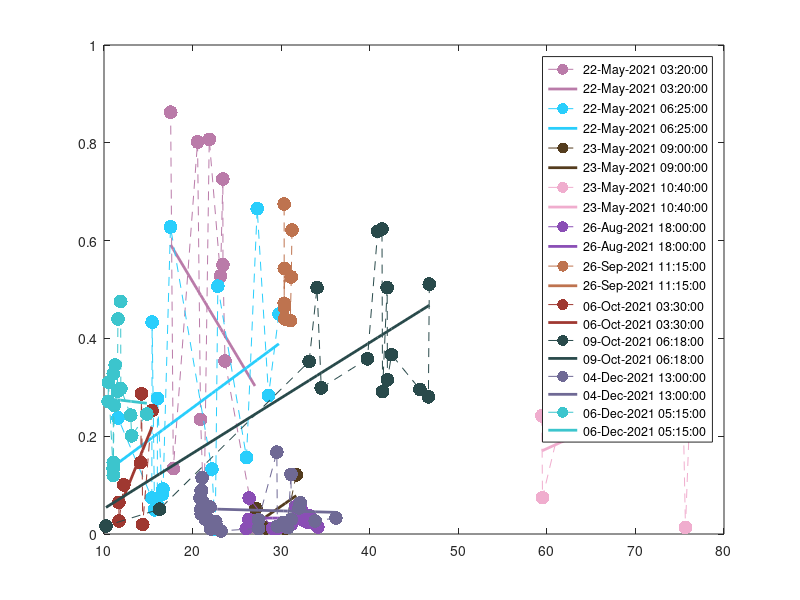

The MATLAB script that drew this image:
load('polarisation_array_V03.mat');
rtt=polarr(:,4);
pi=1;
ska={};
reduced = [];
ipi = 1;
slopes=[];
for i=1:142
    disp(24*60*60*(rtt(i)-rtt(pi)))
if floor(24*6000*(rtt(i)-rtt(pi)))~=0
    figure(2)
    v = rand(3,1);
    x=polarr(pi:i-1,3);
    y=polarr(pi:i-1,1);
    plot(x,y,"Marker",".","MarkerSize",30,"LineStyle",'--',"DisplayName",datestr(rtt(pi)),'Color',v)
    [c,s] = polyfit(x,y,1);
    ska{ipi}=s;
    y_est = polyval(c,x);
    % Add trend line to plot
    hold on
    plot(x,y_est,'LineWidth',2,"DisplayName",datestr(rtt(pi)),'Color',v)
    %figure(3)
    %x=r;
    %x=polarr(:,15);
    %plot(mean(x(pi:i)),c(1),'Marker','.','MarkerSize',20,"DisplayName",datestr(rtt(pi)))
    slopes(ipi)=c(1);
    for j=1:15
        
        reduced(ipi,j)=mean(polarr(pi:i,j));
    end
    reduced(ipi,16)=c(1);
    ipi=ipi+1;
hold on
pi=i;
end
end
legend()
hold off